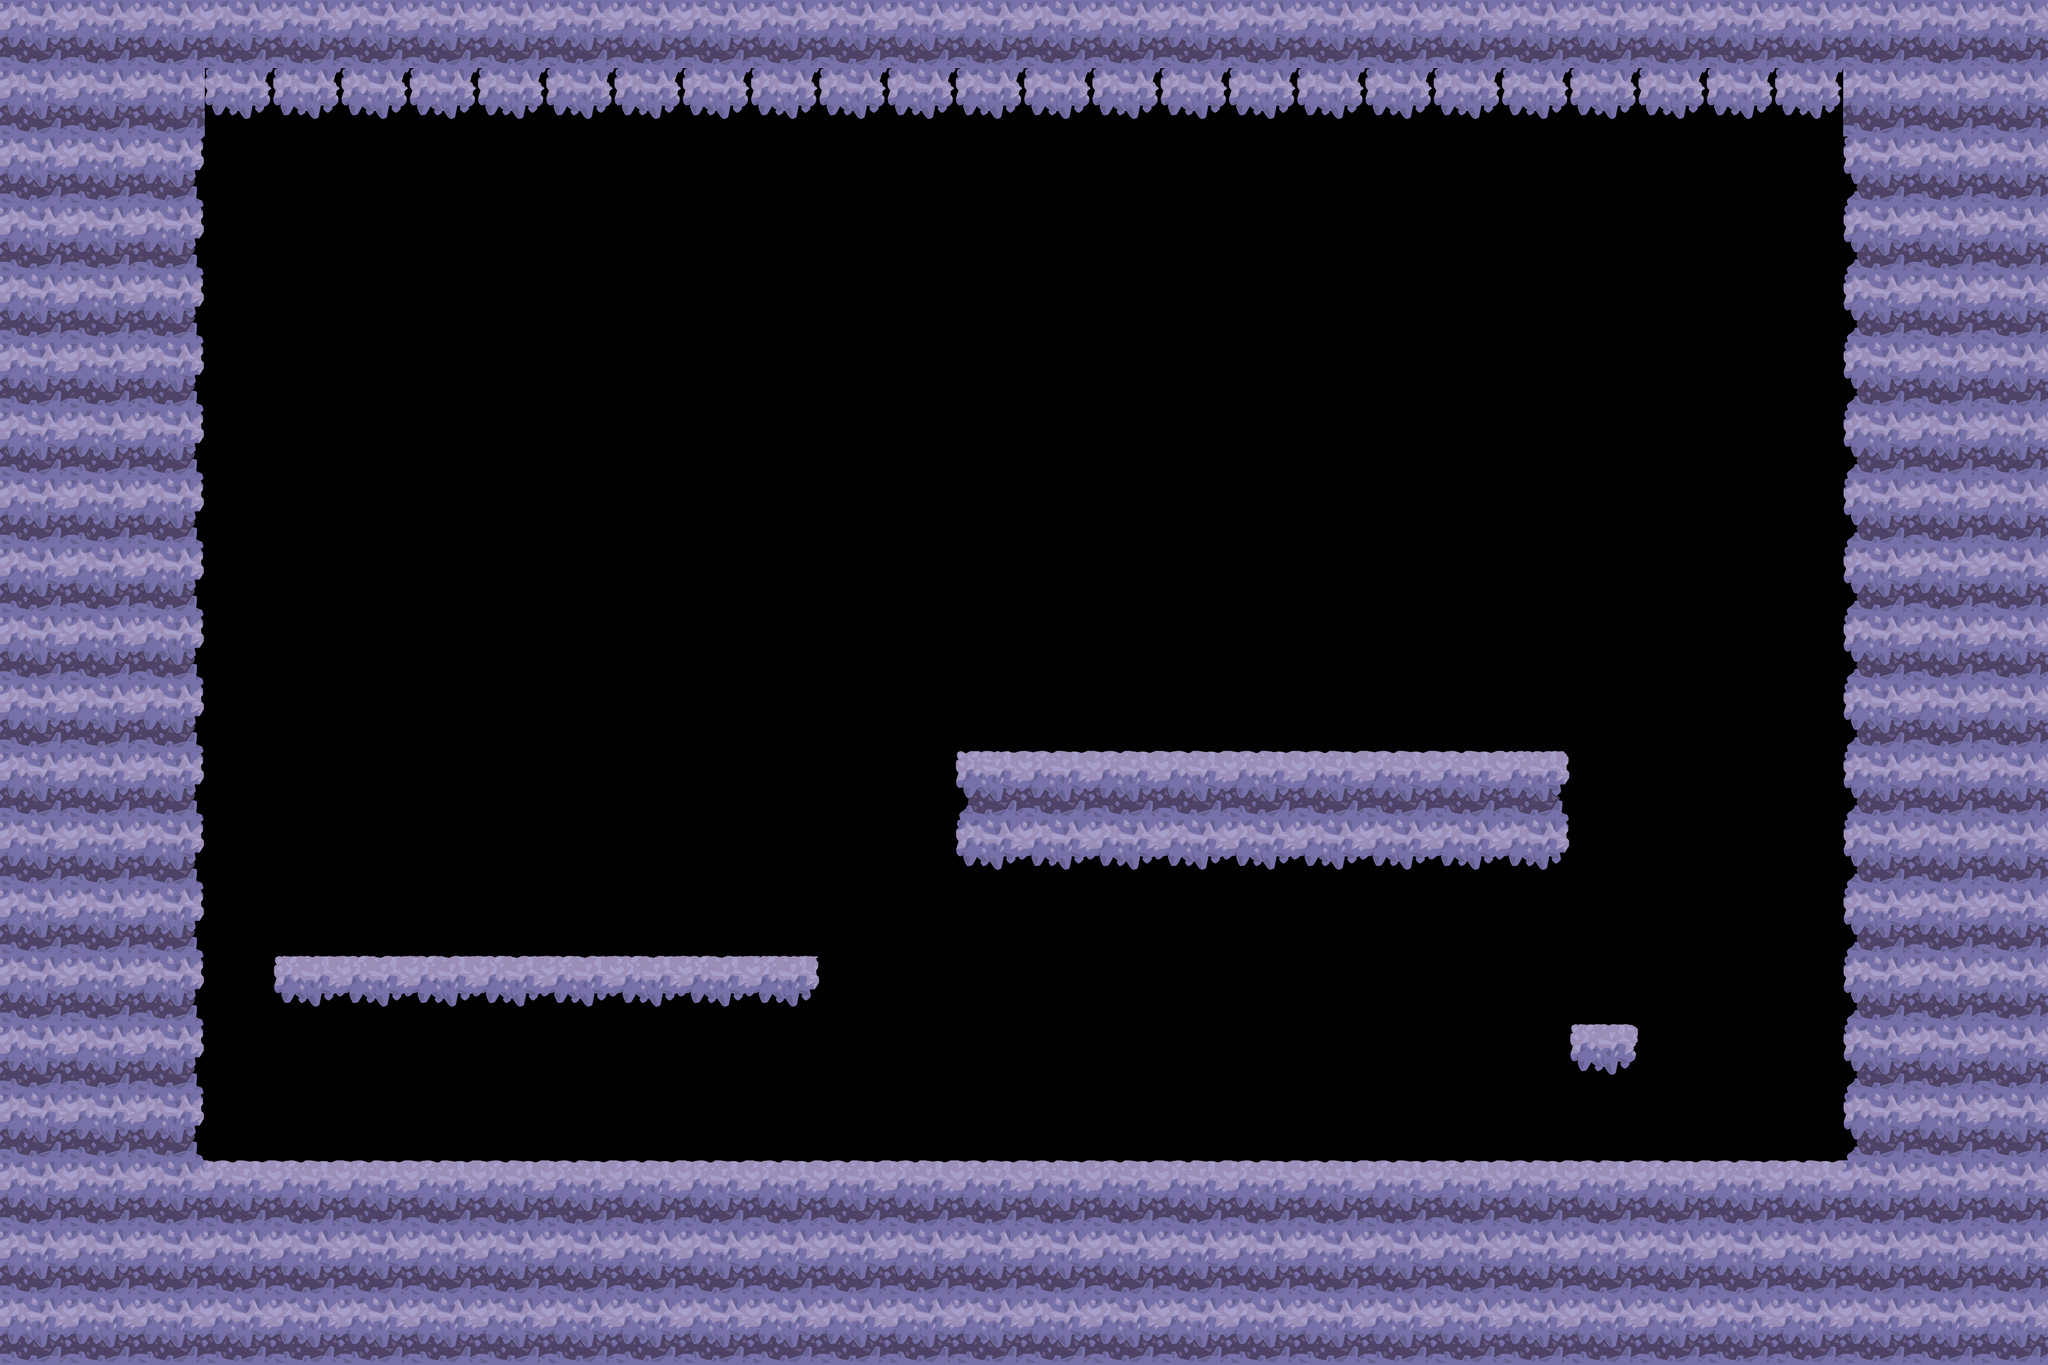

The image is a tile-based game level rendered from a .tmx file. Its description and complete source (layers, tilesets, objects, tile grids) follow:
An orthogonal 30x20 tile map with 182x182 px tiles, 1 tile layer (Capa de patrones 1), 3 tilesets.

<map version="1.10" tiledversion="1.10.2" orientation="orthogonal" renderorder="right-down" width="30" height="20" tilewidth="182" tileheight="182" infinite="0" nextlayerid="2" nextobjectid="1">
 <tileset firstgid="1" source="World2.tsx" />
 <tileset firstgid="10" source="World3.tsx" />
 <tileset firstgid="19" source="World4.tsx" />
 <layer id="1" name="Capa de patrones 1" width="30" height="20">
  <data encoding="csv">
5,5,5,5,5,5,5,5,5,5,5,5,5,5,5,5,5,5,5,5,5,5,5,5,5,5,5,5,5,5,
5,5,5,16,16,16,16,16,16,16,16,16,16,16,16,16,16,16,16,16,16,16,16,16,16,16,16,5,5,5,
5,5,6,0,0,0,0,0,0,0,0,0,0,0,0,0,0,0,0,0,0,0,0,0,0,0,0,4,5,5,
5,5,6,0,0,0,0,0,0,0,0,0,0,0,0,0,0,0,0,0,0,0,0,0,0,0,0,4,5,5,
5,5,6,0,0,0,0,0,0,0,0,0,0,0,0,0,0,0,0,0,0,0,0,0,0,0,0,4,5,5,
5,5,6,0,0,0,0,0,0,0,0,0,0,0,0,0,0,0,0,0,0,0,0,0,0,0,0,4,5,5,
5,5,6,0,0,0,0,0,0,0,0,0,0,0,0,0,0,0,0,0,0,0,0,0,0,0,0,4,5,5,
5,5,6,0,0,0,0,0,0,0,0,0,0,0,0,0,0,0,0,0,0,0,0,0,0,0,0,4,5,5,
5,5,6,0,0,0,0,0,0,0,0,0,0,0,0,0,0,0,0,0,0,0,0,0,0,0,0,4,5,5,
5,5,6,0,0,0,0,0,0,0,0,0,0,0,0,0,0,0,0,0,0,0,0,0,0,0,0,4,5,5,
5,5,6,0,0,0,0,0,0,0,0,0,0,0,0,0,0,0,0,0,0,0,0,0,0,0,0,4,5,5,
5,5,6,0,0,0,0,0,0,0,0,0,0,0,1,2,2,2,2,2,2,2,3,0,0,0,0,4,5,5,
5,5,6,0,0,0,0,0,0,0,0,0,0,0,7,8,8,8,8,8,8,8,9,0,0,0,0,4,5,5,
5,5,6,0,0,0,0,0,0,0,0,0,0,0,0,0,0,0,0,0,0,0,0,0,0,0,0,4,5,5,
5,5,6,0,19,20,20,20,20,20,20,21,0,0,0,0,0,0,0,0,0,0,0,0,0,0,0,4,5,5,
5,5,6,0,0,0,0,0,0,0,0,0,0,0,0,0,0,0,0,0,0,0,0,23,0,0,0,4,5,5,
5,5,6,0,0,0,0,0,0,0,0,0,0,0,0,0,0,0,0,0,0,0,0,0,0,0,0,4,5,5,
5,5,5,2,2,2,2,2,2,2,2,2,2,2,2,2,2,2,2,2,2,2,2,2,2,2,2,5,5,5,
5,5,5,5,5,5,5,5,5,5,5,5,5,5,5,5,5,5,5,5,5,5,5,5,5,5,5,5,5,5,
5,5,5,5,5,5,5,5,5,5,5,5,5,5,5,5,5,5,5,5,5,5,5,5,5,5,5,5,5,5
</data>
 </layer>
</map>
